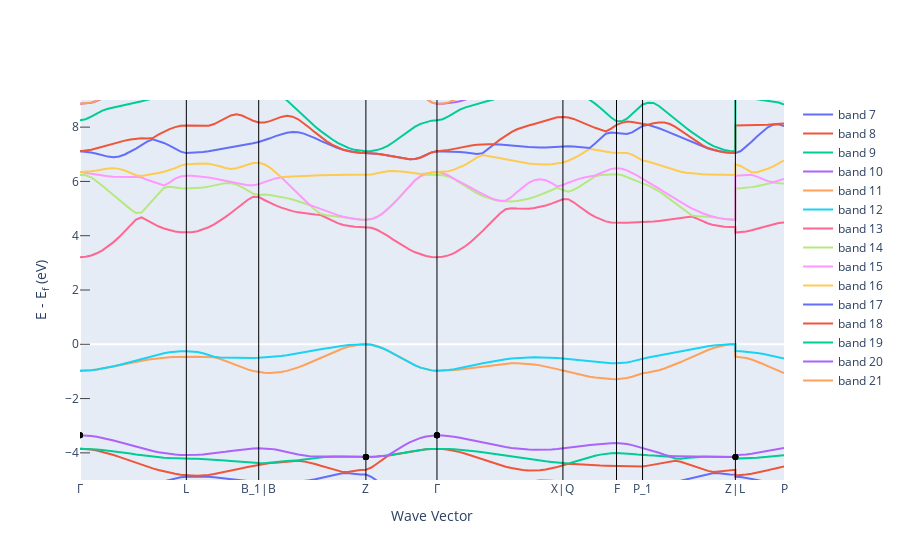

Notebook code for this chart:
### Code cell
fig_el_bs = get_plot_bs(el_bs, plot_range=[-5,9])
xvals = fig_el_bs.to_dict()["data"][0]["x"]
yvals_vbm = fig_el_bs.to_dict()["data"][2]["y"]
yvals_cbm = fig_el_bs.to_dict()["data"][3]["y"]
xvals_band_edges = []
yvals_band_edges = []
for i in el_bs.get_vbm()["kpoint_index"]:
    xvals_band_edges.append(xvals[i])
    yvals_band_edges.append(yvals_vbm[i])
for i in el_bs.get_cbm()["kpoint_index"]:
    xvals_band_edges.append(xvals[i])
    yvals_band_edges.append(yvals_cbm[i])
for i in el_bs.get_vbm()["kpoint_index"]:
    scatter = go.Scatter(
        x = xvals_band_edges, y = yvals_band_edges,
        mode = "markers", marker = dict(color="black"),
        showlegend=False)
    fig_el_bs.add_trace(scatter)
fig_el_bs.update_layout(xaxis_range = [xvals[0], xvals[-1]])
fig_el_bs.show()

### Figure 1 — Plotly figure (JSON) as saved in the notebook; plotly's stock layout.template omitted (floating-point values rounded to 4 significant figures; data arrays with more than 128 entries replaced by an {"elided": "..."} marker saying what was removed)
{"data": [{"mode": "lines", "name": "band 7", "type": "scatter", "x": {"elided": "136 float values"}, "y": {"elided": "136 float values"}}, {"mode": "lines", "name": "band 8", "type": "scatter", "x": {"elided": "136 float values"}, "y": {"elided": "136 float values"}}, {"mode": "lines", "name": "band 9", "type": "scatter", "x": {"elided": "136 float values"}, "y": {"elided": "136 float values"}}, {"mode": "lines", "name": "band 10", "type": "scatter", "x": {"elided": "136 float values"}, "y": {"elided": "136 float values"}}, {"mode": "lines", "name": "band 11", "type": "scatter", "x": {"elided": "136 float values"}, "y": {"elided": "136 float values"}}, {"mode": "lines", "name": "band 12", "type": "scatter", "x": {"elided": "136 float values"}, "y": {"elided": "136 float values"}}, {"mode": "lines", "name": "band 13", "type": "scatter", "x": {"elided": "136 float values"}, "y": {"elided": "136 float values"}}, {"mode": "lines", "name": "band 14", "type": "scatter", "x": {"elided": "136 float values"}, "y": {"elided": "136 float values"}}, {"mode": "lines", "name": "band 15", "type": "scatter", "x": {"elided": "136 float values"}, "y": {"elided": "136 float values"}}, {"mode": "lines", "name": "band 16", "type": "scatter", "x": {"elided": "136 float values"}, "y": {"elided": "136 float values"}}, {"mode": "lines", "name": "band 17", "type": "scatter", "x": {"elided": "136 float values"}, "y": {"elided": "136 float values"}}, {"mode": "lines", "name": "band 18", "type": "scatter", "x": {"elided": "136 float values"}, "y": {"elided": "136 float values"}}, {"mode": "lines", "name": "band 19", "type": "scatter", "x": {"elided": "136 float values"}, "y": {"elided": "136 float values"}}, {"mode": "lines", "name": "band 20", "type": "scatter", "x": {"elided": "136 float values"}, "y": {"elided": "136 float values"}}, {"mode": "lines", "name": "band 21", "type": "scatter", "x": {"elided": "136 float values"}, "y": {"elided": "136 float values"}}, {"marker": {"color": "black"}, "mode": "markers", "showlegend": false, "type": "scatter", "x": [2.496, 2.496, 5.723, 0, 3.117, 3.117], "y": [-4.153, -4.153, -4.153, -3.351, -3.351, -3.351]}, {"marker": {"color": "black"}, "mode": "markers", "showlegend": false, "type": "scatter", "x": [2.496, 2.496, 5.723, 0, 3.117, 3.117], "y": [-4.153, -4.153, -4.153, -3.351, -3.351, -3.351]}, {"marker": {"color": "black"}, "mode": "markers", "showlegend": false, "type": "scatter", "x": [2.496, 2.496, 5.723, 0, 3.117, 3.117], "y": [-4.153, -4.153, -4.153, -3.351, -3.351, -3.351]}], "layout": {"shapes": [{"line": {"color": "black", "width": 1}, "type": "line", "x0": 0.9286, "x1": 0.9286, "xref": "x", "y0": 0, "y1": 1, "yref": "y domain"}, {"line": {"color": "black", "width": 1}, "type": "line", "x0": 1.56, "x1": 1.56, "xref": "x", "y0": 0, "y1": 1, "yref": "y domain"}, {"line": {"color": "black", "width": 1}, "type": "line", "x0": 2.496, "x1": 2.496, "xref": "x", "y0": 0, "y1": 1, "yref": "y domain"}, {"line": {"color": "black", "width": 1}, "type": "line", "x0": 3.117, "x1": 3.117, "xref": "x", "y0": 0, "y1": 1, "yref": "y domain"}, {"line": {"color": "black", "width": 1}, "type": "line", "x0": 4.217, "x1": 4.217, "xref": "x", "y0": 0, "y1": 1, "yref": "y domain"}, {"line": {"color": "black", "width": 1}, "type": "line", "x0": 4.685, "x1": 4.685, "xref": "x", "y0": 0, "y1": 1, "yref": "y domain"}, {"line": {"color": "black", "width": 1}, "type": "line", "x0": 4.913, "x1": 4.913, "xref": "x", "y0": 0, "y1": 1, "yref": "y domain"}, {"line": {"color": "black", "width": 1}, "type": "line", "x0": 5.723, "x1": 5.723, "xref": "x", "y0": 0, "y1": 1, "yref": "y domain"}], "xaxis": {"mirror": true, "range": [0, 6.148], "showgrid": false, "ticklen": 0, "ticks": "inside", "ticktext": ["Γ", "L", "B_1|B", "Z", "Γ", "X|Q", "F", "P_1", "Z|L", "P"], "tickvals": [0, 0.9286, 1.56, 2.496, 3.117, 4.217, 4.685, 4.913, 5.723, 6.148], "title": {"text": "Wave Vector"}}, "yaxis": {"mirror": true, "range": [-5, 9], "showgrid": false, "ticklen": 10, "ticks": "inside", "title": {"text": "E - E<sub>f</sub> (eV)"}}}}
